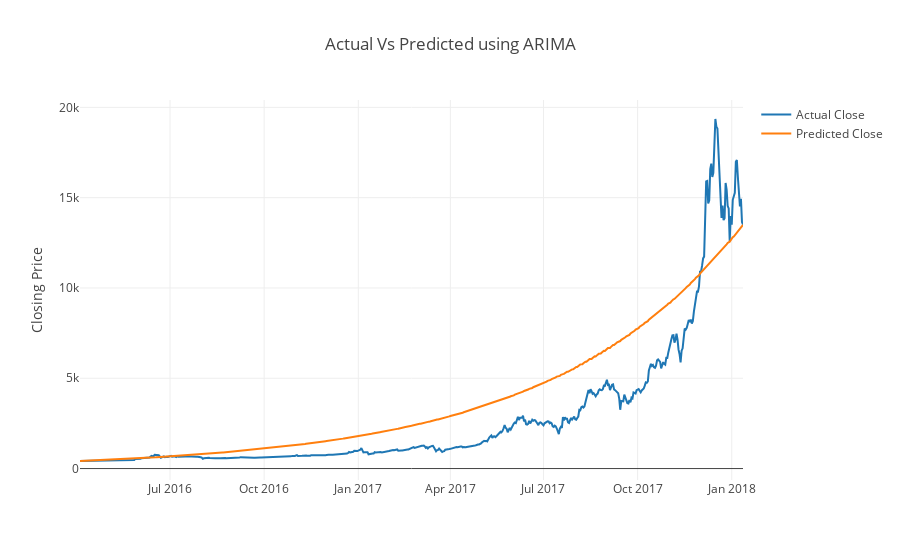

Notebook cell for this chart:
### Code cell
predictions_ARIMA = np.exp(predictions_ARIMA_log)
#df_scatter(reg_data, 'Bitcoin Price (USD) By Exchange')
#df_scatter(predictions_ARIMA, 'Bitcoin Price (USD) By Exchange')

trace1 = go.Scatter(
    x=reg_data.index,
    y=reg_data['Close'],
    name='Actual Close'
)
trace2 = go.Scatter(
    x=reg_data.index,
    y=predictions_ARIMA,
    name='Predicted Close'
)
data = [trace1, trace2]
layout = go.Layout(
    title='Actual Vs Predicted using ARIMA',
    yaxis=dict(
        title='Closing Price'
    ),
    yaxis2=dict(
        title='yaxis2 title',
        titlefont=dict(
            color='rgb(148, 103, 189)'
        ),
        tickfont=dict(
            color='rgb(148, 103, 189)'
        ),
        overlaying='y',
        side='right'
    )
)
fig = go.Figure(data=data, layout=layout)
#plot_url = py.plot(fig)
py.iplot(fig)

### Figure 1 — Plotly figure (JSON) as saved in the notebook; plotly's stock layout.template omitted (floating-point values rounded to 4 significant figures; data arrays with more than 128 entries replaced by an {"elided": "..."} marker saying what was removed)
{"data": [{"name": "Actual Close", "type": "scatter", "x": {"elided": "649 str values"}, "y": {"elided": "649 float values"}}, {"name": "Predicted Close", "type": "scatter", "x": {"elided": "649 str values"}, "y": {"elided": "649 float values"}}], "layout": {"title": "Actual Vs Predicted using ARIMA", "yaxis": {"title": "Closing Price"}, "yaxis2": {"overlaying": "y", "side": "right", "tickfont": {"color": "rgb(148, 103, 189)"}, "title": "yaxis2 title", "titlefont": {"color": "rgb(148, 103, 189)"}}}}
